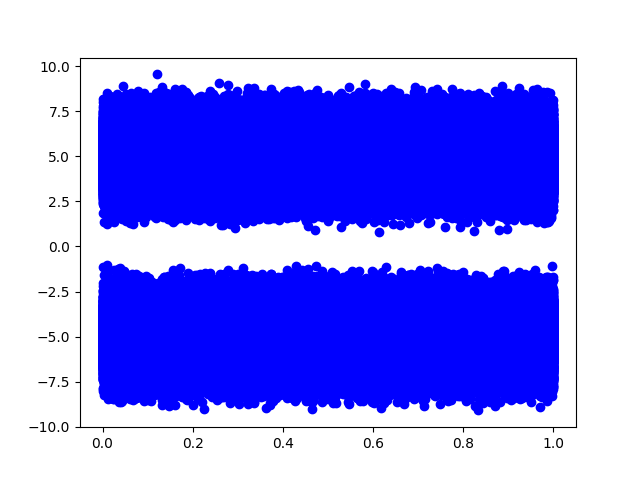

Python code for this plot:
import matplotlib.pyplot as plt
import numpy as np
import pandas

a = int(1e6)
x = np.linspace(0, 1, a)
pf2=open("5.dat","r")
pf2=pf2.readlines()
y=[]
for i in pf2[0:1000000]:
        y.append(float(i))

plt.scatter(x,y, c ="blue")
 
# To show the plot
plt.show()
